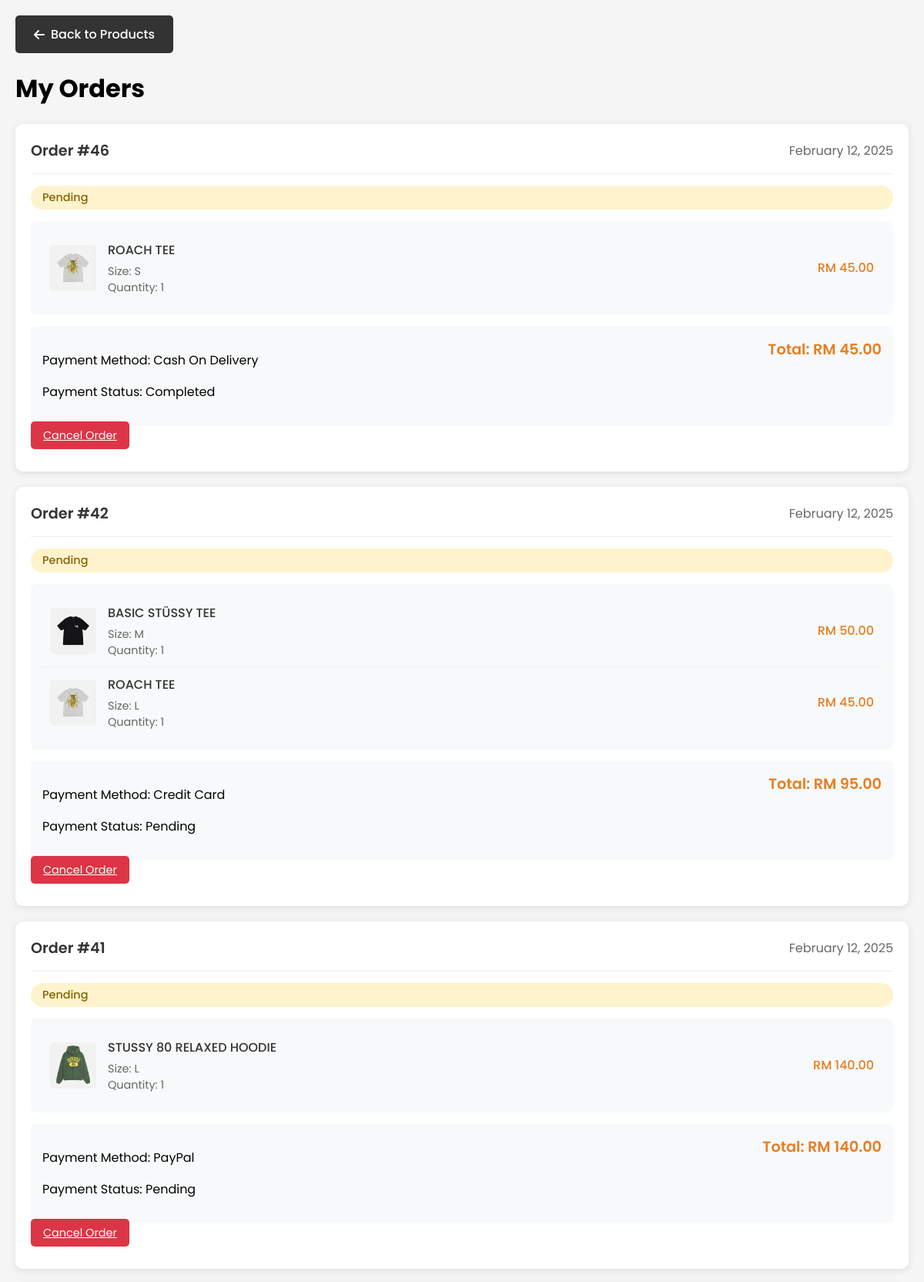
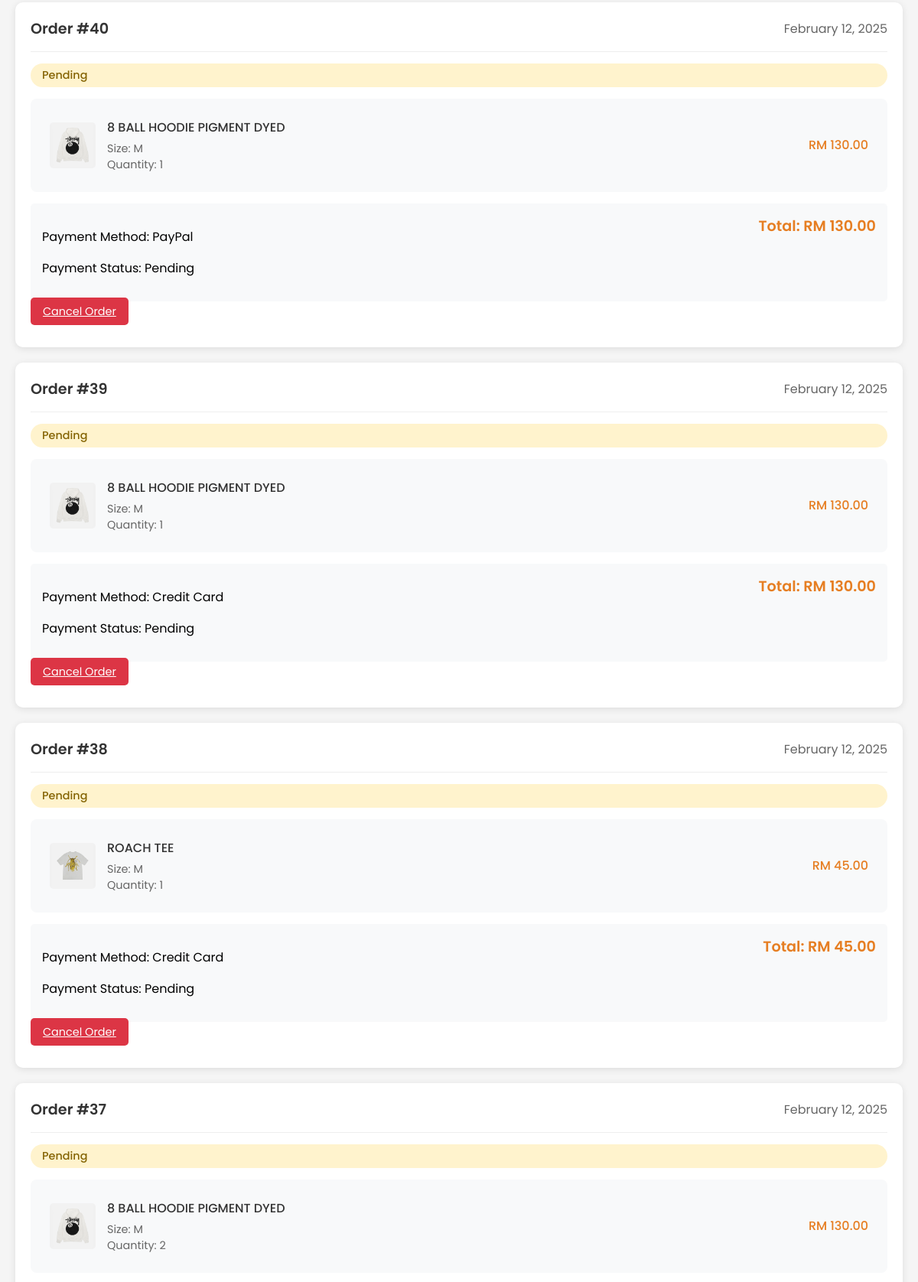
The page /OnePlusTwo/my-orders/ (signed in, upper part) on the database its author committed (2 pictures, top to bottom).
### OnePlusTwo/models.py (models this page shows, shortened)
class OrderDetails(models.Model):
    user = models.ForeignKey(UserDetails, on_delete=models.CASCADE)
    total_amount = models.DecimalField(max_digits=10, decimal_places=2)
    status = models.CharField(
        max_length=50,
        choices=[
            ("Pending", "Pending"),
            ("Shipped", "Shipped"),
            ("Delivered", "Delivered"),
            ("Cancelled", "Cancelled")
        ],
        default="Pending"
    )
    created_at = models.DateTimeField(auto_now_add=True)

class OrderItems(models.Model):
    order = models.ForeignKey(OrderDetails, on_delete=models.CASCADE, related_name='items')
    product = models.ForeignKey(ProductDetails, on_delete=models.CASCADE)
    quantity = models.IntegerField(default=1)
    size = models.CharField(max_length=10, default='M')
    price = models.DecimalField(max_digits=10, decimal_places=2)
    product_name = models.CharField(max_length=255)

class ProductDetails(models.Model):
    name = models.CharField(max_length=255)
    description = models.TextField()
    price = models.DecimalField(max_digits=10, decimal_places=2)
    stock = models.PositiveIntegerField()
    category = models.CharField(max_length=100, default="Clothes")
    image = models.ImageField(upload_to="product_images/", null=True, blank=True)
    created_at = models.DateTimeField(auto_now_add=True)

class Payment(models.Model):
    order = models.ForeignKey(OrderDetails, on_delete=models.CASCADE)
    payment_method = models.CharField(
        max_length=50,
        choices=[("Credit Card", "Credit Card"), ("PayPal", "PayPal"), ("Cash On Delivery", "Cash On Delivery")],
        default="Cash On Delivery"
    )
    transaction_id = models.CharField(max_length=255, unique=True, null=True, blank=True)
    status = models.CharField(
        max_length=50,
        choices=[("Pending", "Pending"), ("Completed", "Completed"), ("Failed", "Failed")],
        default="Pending"
    )
    created_at = models.DateTimeField(auto_now_add=True)

### OnePlusTwo/views.py (the view)
# urls.py: path('my-orders/', views.my_orders, name='my_orders'),
def my_orders(request):
    user_id = request.session.get('user_id')
    if not user_id:
        messages.error(request, 'Please login to view your orders')
        return redirect('register')
    try:
        user = UserDetails.objects.get(id=user_id)
        orders = OrderDetails.objects.filter(user=user).order_by('-created_at')
        cart_count = CartItems.objects.filter(user=user).count()
        orders_with_payments = []
        for order in orders:
            payment = Payment.objects.filter(order=order).first()
            items = OrderItems.objects.filter(order=order).select_related('product')
            orders_with_payments.append({
                'order': order,
                'payment': payment,  # This will include payment_method and status
                'items': items,
                'total_amount': order.total_amount
            })
        context = {
            'orders_with_payments': orders_with_payments,
            'user': user,
            'cart_count': cart_count
        }
        return render(request, 'my_orders.html', context)
    except UserDetails.DoesNotExist:
        messages.error(request, 'User not found')
        return redirect('register')

### OnePlusTwo/templates/my_orders.html (shortened to what this page needs)
<!DOCTYPE html>
<html lang="en">
<head>
    {% load static %}
    <link rel="stylesheet" href="https://cdnjs.cloudflare.com/ajax/libs/font-awesome/6.0.0/css/all.min.css">
</head>
<body>
    <a href="{% url 'product' %}" class="back-button">
        <i class="fas fa-arrow-left"></i>
        Back to Products
    </a>
    <div class="orders-container">
        <h1>My Orders</h1>
        {% if orders_with_payments %}
            {% for order_data in orders_with_payments %}
                <div class="order-card">
                    <div class="order-header">
                        <span class="order-id">Order #{{ order_data.order.id }}</span>
                        <span class="order-date">{{ order_data.order.created_at|date:"F d, Y" }}</span>
                    </div>
                    <div class="order-status status-{{ order_data.order.status|lower }}">
                        {{ order_data.order.status }}
                    </div>
                    <div class="order-details">
                        <div class="products-list">
                            {% for item in order_data.items %}
                                <div class="product-item">
                                    {% if item.product.image %}
                                        <img src="{{ item.product.image.url }}" alt="{{ item.product_name }}" class="product-image">
                                    {% endif %}
                                    <div class="product-details">
                                        <div class="product-name">{{ item.product_name }}</div>
                                        <div class="product-size">Size: {{ item.size }}</div>
                                        <div class="product-quantity">Quantity: {{ item.quantity }}</div>
                                    </div>
                                    <div class="product-price">RM {{ item.price }}</div>
                                </div>
                            {% endfor %}
                        </div>
                        <div class="payment-info">
                            <div>
                                <p>Payment Method: {{ order_data.payment.payment_method }}</p>
                                <p>Payment Status: {{ order_data.payment.status }}</p>
                            </div>
                            <div class="total-amount">
                                Total: RM {{ order_data.order.total_amount }}
                            </div>
                        </div>
                        {% if order_data.order.status == 'Pending' %}
                            <a href="{% url 'cancel_order' order_data.order.id %}" class="cancel-button">
                                Cancel Order
                            </a>
                        {% elif order_data.order.status == 'Cancelled' %}
                            <a href="{% url 'delete_order' order_data.order.id %}" class="delete-button">
                                Delete Order
                            </a>
                        {% endif %}
                    </div>
                </div>
            {% endfor %}
        {% else %}
            <div class="no-orders">
                <h2>No Orders Yet</h2>
                <p>You haven't placed any orders yet.</p>
                <a href="{% url 'product' %}" class="back-to-shop">Start Shopping</a>
            </div>
        {% endif %}
    </div>
</body>
</html>

### OnePlusTwo/templates/my_orders.html (style rules this page uses)
body { font-family: 'Poppins', sans-serif; margin: 0; padding: 0; background-color: #f5f5f5; }
.orders-container { max-width: 1200px; margin: 50px auto; padding: 20px; }
.order-card { background-color: white; border-radius: 10px; box-shadow: 0 2px 10px rgba(0,0,0,0.1); margin-bottom: 20px; padding: 20px; transition: transform 0.3s ease; }
.order-header { display: flex; justify-content: space-between; align-items: center; border-bottom: 1px solid #eee; padding-bottom: 15px; margin-bottom: 15px; }
.order-id { font-size: 1.2em; font-weight: 600; color: #333; }
.order-date { color: #666; }
.order-status { padding: 5px 15px; border-radius: 20px; font-size: 0.9em; font-weight: 500; }
.status-pending { background-color: #fff3cd; color: #856404; }
.order-details { margin: 15px 0; }
.payment-info { display: flex; justify-content: space-between; background-color: #f8f9fa; padding: 15px; border-radius: 5px; margin-top: 15px; }
.total-amount { font-size: 1.2em; font-weight: 600; color: #e67e22; }
.back-button { position: fixed; top: 20px; left: 20px; display: inline-flex; align-items: center; gap: 8px; background-color: #333; color: white; padding: 12px 24px; text-decoration: none; border-radius: 5px; font-weight: 500; transition: all 0.3s ease; z-index: 1000; }
.cancel-button { background-color: #dc3545; color: white; padding: 8px 16px; border: none; border-radius: 5px; cursor: pointer; font-size: 0.9em; transition: background-color 0.3s ease; }
.products-list { margin-top: 15px; padding: 15px; background-color: #f8f9fa; border-radius: 8px; }
.product-item { display: flex; align-items: center; padding: 10px; border-bottom: 1px solid #eee; gap: 15px; }
.product-item:last-child { border-bottom: none; }
.product-image { width: 60px; height: 60px; object-fit: cover; border-radius: 5px; }
.product-details { flex: 1; }
.product-name { font-weight: 500; color: #333; margin-bottom: 5px; }
.product-size { font-size: 0.9em; color: #666; }
.product-quantity { font-size: 0.9em; color: #666; }
.product-price { font-weight: 500; color: #e67e22; }

### rows shown on the page
OrderDetails: order.id "46", order.created_at "February 12, 2025", order.status "Pending", payment.payment_method "Cash On Delivery", payment.status "Completed", order.total_amount "45.00", shows "Cancel Order"
OrderItems: product.image (picture), product_name "ROACH TEE", size "S", quantity "1", price "45.00"
OrderDetails: order.id "42", order.created_at "February 12, 2025", order.status "Pending", payment.payment_method "Credit Card", payment.status "Pending", order.total_amount "95.00", shows "Cancel Order"
OrderItems: product.image (picture), product_name "BASIC STÜSSY TEE", size "M", quantity "1", price "50.00"
OrderItems: product.image (picture), product_name "ROACH TEE", size "L", quantity "1", price "45.00"
OrderDetails: order.id "41", order.created_at "February 12, 2025", order.status "Pending", payment.payment_method "PayPal", payment.status "Pending", order.total_amount "140.00", shows "Cancel Order"
OrderItems: product.image (picture), product_name "STUSSY 80 RELAXED HOODIE", size "L", quantity "1", price "140.00"
OrderDetails: order.id "40", order.created_at "February 12, 2025", order.status "Pending", payment.payment_method "PayPal", payment.status "Pending", order.total_amount "130.00", shows "Cancel Order"
OrderItems: product.image (picture), product_name "8 BALL HOODIE PIGMENT DYED", size "M", quantity "1", price "130.00"
OrderDetails: order.id "39", order.created_at "February 12, 2025", order.status "Pending", payment.payment_method "Credit Card", payment.status "Pending", order.total_amount "130.00", shows "Cancel Order"
OrderItems: product.image (picture), product_name "8 BALL HOODIE PIGMENT DYED", size "M", quantity "1", price "130.00"
OrderDetails: order.id "38", order.created_at "February 12, 2025", order.status "Pending", payment.payment_method "Credit Card", payment.status "Pending", order.total_amount "45.00", shows "Cancel Order"
OrderItems: product.image (picture), product_name "ROACH TEE", size "M", quantity "1", price "45.00"
OrderDetails: order.id "37", order.created_at "February 12, 2025", order.status "Pending"
OrderItems: product.image (picture), product_name "8 BALL HOODIE PIGMENT DYED", size "M", quantity "2", price "130.00"
